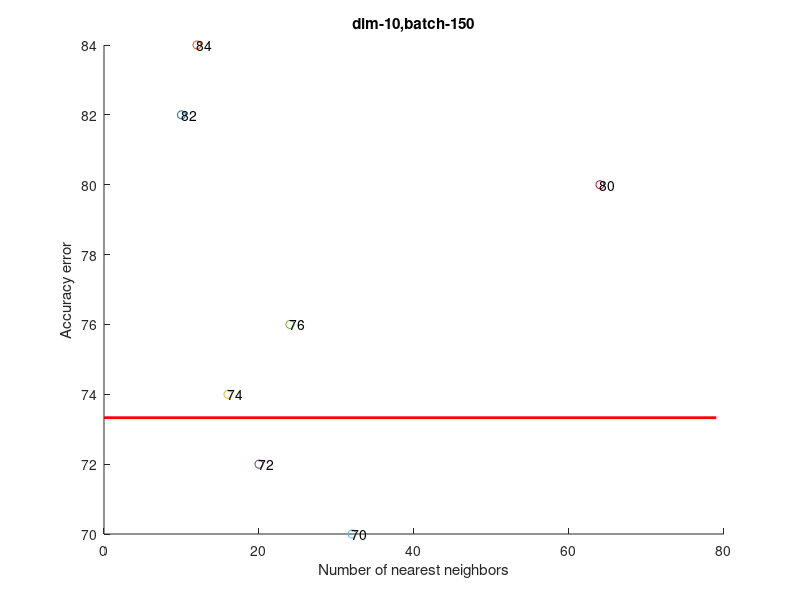
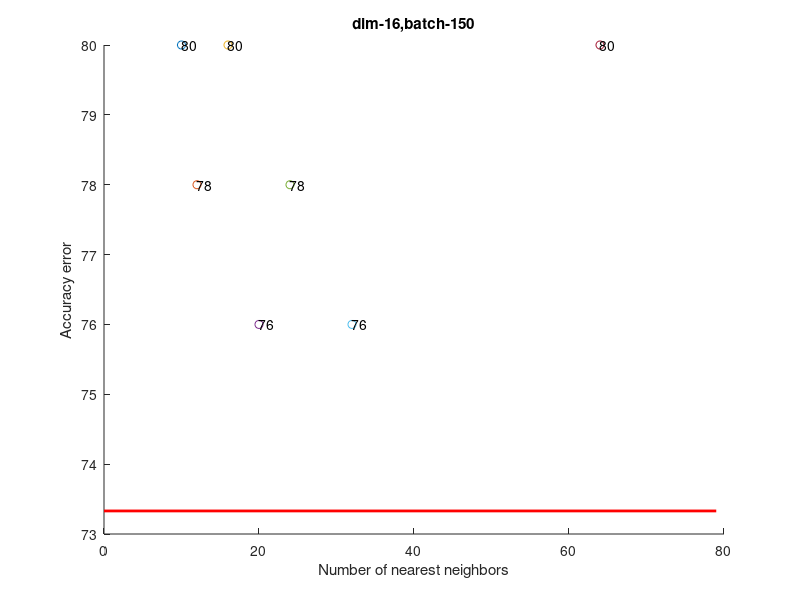
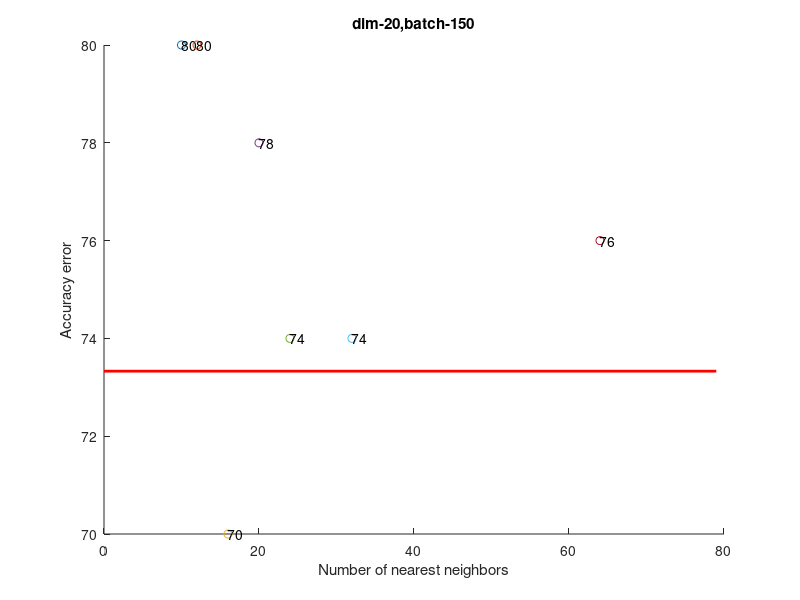
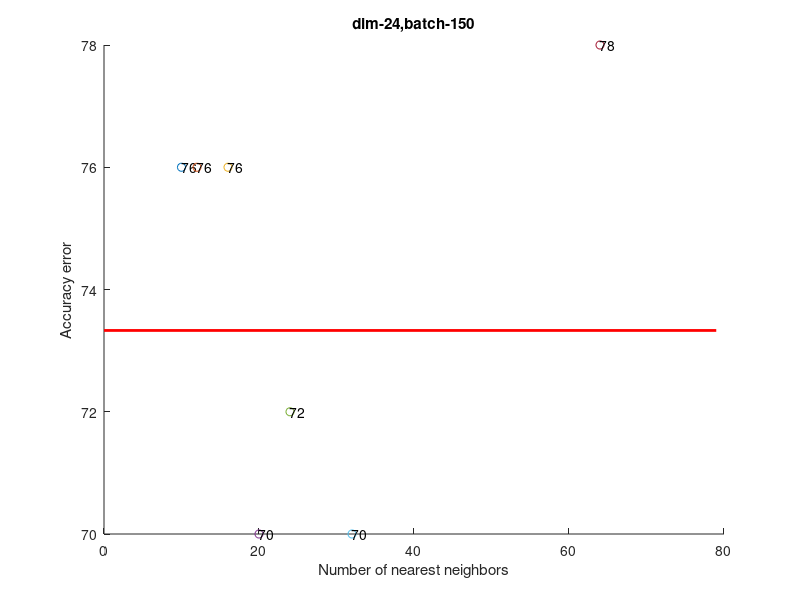

MATLAB code for these plots, in order: (Note: this script raises an error after producing the figures.)
%% Visualize Experiment results

clear all; close all; clc;
% Param: [K batch d]
load('Arcene_Experiments/results_classification_acc');

no_dimRed = 73.33;

% Experiment parameters
% LLE Num of neighbors
neighbors = [10; 12; 16; 20; 24; 32; 64];

% LLE Num of new dimensionality 
dim = [10; 16; 20; 24; 32; 40; 52; 64; 96; 128];

% Batch size (Must be grater thna K) 
% batch = [10000; 20000; 60000];
batch = [150];

% Best accuracy
max_acc = 0;
param = zeros(3,1);

% Loop for each dimension
for d=1:size(results_classification_acc,3)
    figure(d);
    
    % Loop for each batch_size
    for b=1:size(results_classification_acc,2)
        subplot(1,size(batch,1),b);
        
        % Loop for each neighbor
        for k=1:size(results_classification_acc,1)
            if(results_classification_acc(k,b,d) > max_acc)
               max_acc = results_classification_acc(k,b,d);
               param(1,1) = k; param(2,1) = b; param(3,1) = d;
            end
            
            scatter(neighbors(k,1),double(results_classification_acc(k,b,d)));hold on;
            text(neighbors(k,1), results_classification_acc(k,b,d),num2str(results_classification_acc(k,b,d)));
        end
        line([0,max(neighbors)+15],[no_dimRed,no_dimRed],'Color','r','LineWidth',2)
        title(strcat('dim-',int2str(dim(d,1)),',','batch-',int2str(batch(b,1))));
        xlabel('Number of nearest neighbors');
        ylabel('Accuracy error');
        hold off;
    end
end

fprintf('Best accuracy with dimensionality reduction: %f, dim: %d, batch: %d, neighbors: %d \n',...
        max_acc, dim(param(1,1),1), batch(param(2,1),1), neighbors(param(3,1),1));
fprintf('Accuracy without dimensionality reduction: %f \n', no_dimRed);


